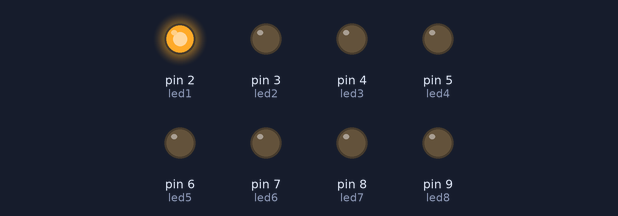
A sketch run on a simulated Arduino Uno, built with avr-gcc and run on an emulated ATmega328P. On the bench: output pins drawn as LEDs (lit = HIGH).

Above: at 0.15 s.
At 1.05 s:
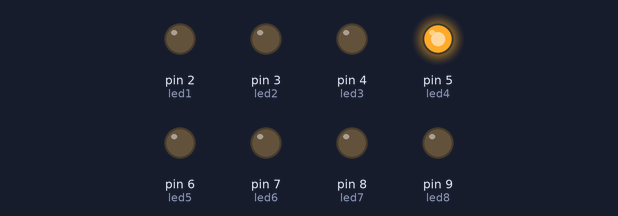
At 1.65 s:
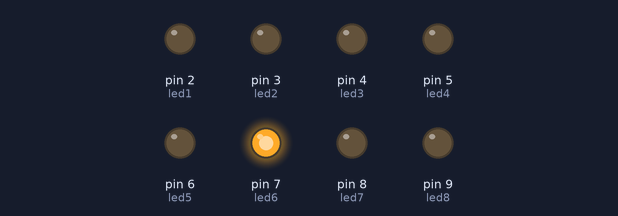
At 2.25 s:
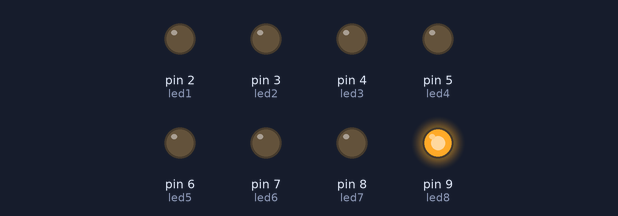
At 3.75 s:
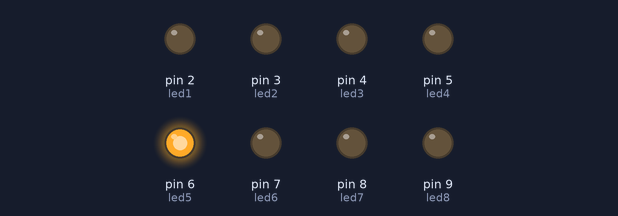
At 5.25 s:
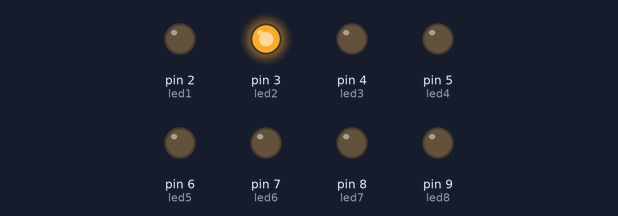
Timing chart, 0 to 5.5 s (numbered marks = the images above):
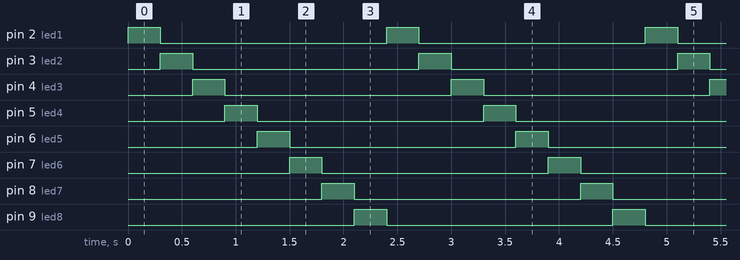

Measured:
- by itself, pin 2 (led1), pin 3 (led2), pin 4 (led3), pin 5 (led4), pin 6 (led5), pin 7 (led6), pin 8 (led7), pin 9 (led8): alternates HIGH for 0.30 s and LOW for 2.1 s
- by itself, everything shown: repeats every 2.4 s, in 9 steps

The sketch:

5_Vandreblink_-_MHP.ino
```cpp
// Oppgave 5 - Vandreblink - 30.01.2018 - MHP

// KONSTANTER:
const byte led1 = 2;
const byte led2 = 3;
const byte led3 = 4;
const byte led4 = 5;
const byte led5 = 6;
const byte led6 = 7;
const byte led7 = 8;
const byte led8 = 9;

// VARIABLER:
int time_delay = 300;
byte i;
int leds[8] = {led1, led2, led3, led4, led5, led6, led7, led8};

// SETUP:
void setup() {
  pinMode(led1, OUTPUT);
  pinMode(led2, OUTPUT);
  pinMode(led3, OUTPUT);
  pinMode(led4, OUTPUT);
  pinMode(led5, OUTPUT);
  pinMode(led6, OUTPUT);
  pinMode(led7, OUTPUT);
  pinMode(led8, OUTPUT);
}

// FUNKSJONER:

// HOVUDPROGRAM:
void loop() {
  for (i = 0; i <= 7; i++) {
    digitalWrite(leds[i], HIGH);
    digitalWrite(leds[i - 1], LOW);
    delay(time_delay);
    digitalWrite(led8, LOW);
  }
}
```
